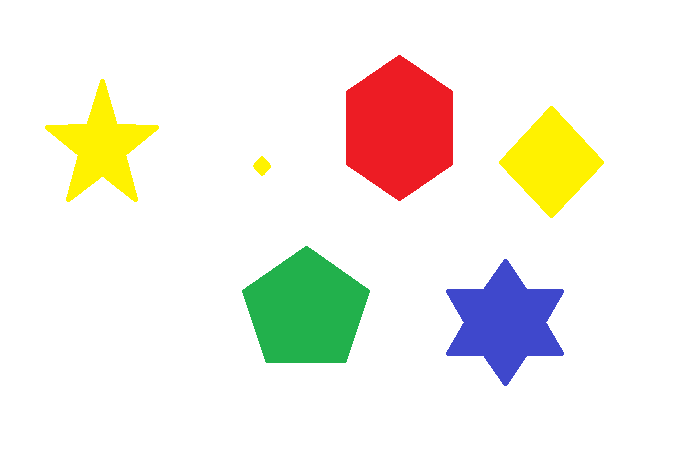
#> input picture Images/Shapes With Color.png, 684 x 462 px
$ python 'HSV Track Bar.py'
#> lines starting #> are read from the running program, lines starting #| are printed output that depends on the picture; after the words box and inside, x2 and y2 are one past the last pixel; in counts of white or black regions, pixels touching at a corner belong together
import cv2
import numpy as np

img = cv2.imread('Images/Shapes With Color.png', 1)
#> img is the input picture: shape (462, 684, 3); mean B, G, R 230.1, 238.7, 242
img_hsv = cv2.cvtColor(img, cv2.COLOR_BGR2HSV)
#> img_hsv: shape (462, 684, 3); mean H, S, V 13.1, 29.3, 250.4
def call_back(x):
    pass
cv2.namedWindow('HSV Track Bar')
cv2.resizeWindow('HSV Track Bar', 400, 225)
cv2.createTrackbar('Hue Min', 'HSV Track Bar', 0, 179, call_back)
#> slider 'Hue Min' is set to 35
cv2.createTrackbar('Hue Max', 'HSV Track Bar', 179, 179, call_back)
cv2.createTrackbar('Satur Min', 'HSV Track Bar', 0, 255, call_back)
#> slider 'Satur Min' is set to 51
cv2.createTrackbar('Satur Max', 'HSV Track Bar', 255, 255, call_back)
cv2.createTrackbar('Value Min', 'HSV Track Bar', 0, 255, call_back)
#> slider 'Value Min' is set to 51
cv2.createTrackbar('Value Max', 'HSV Track Bar', 255, 255, call_back)

"""
Hàm call_back được gọi một cách tự động trong trường hợp sau :
Nó được gọi mỗi khi bạn tác động vào thanh Trackbar.
Cụ thể là :
Khi bạn dùng chuột kéo thanh trượt: Mỗi pixel bạn dịch chuyển, hàm sẽ được gọi liên tục.
Khi bạn click chuột vào một vị trí bất kỳ trên thanh trượt : Hàm sẽ được gọi một lần để
cập nhật giá trị tại vị trí đó.
Ngay khi chương trình vừa chạy (tùy phiên bản) : Đôi khi OpenCV sẽ gọi nó một lần đầu
tiên để khởi tạo giá trị mặc định.
"""

while True:
    h_min = cv2.getTrackbarPos('Hue Min', 'HSV Track Bar')
    h_max = cv2.getTrackbarPos('Hue Max', 'HSV Track Bar')
    s_min = cv2.getTrackbarPos('Satur Min', 'HSV Track Bar')
    s_max = cv2.getTrackbarPos('Satur Max', 'HSV Track Bar')
    v_min = cv2.getTrackbarPos('Value Min', 'HSV Track Bar')
    v_max = cv2.getTrackbarPos('Value Max', 'HSV Track Bar')
    lower_value = np.array([h_min, s_min, v_min])
    upper_value = np.array([h_max, s_max, v_max])
    img_result = cv2.inRange(img_hsv, lower_value, upper_value)
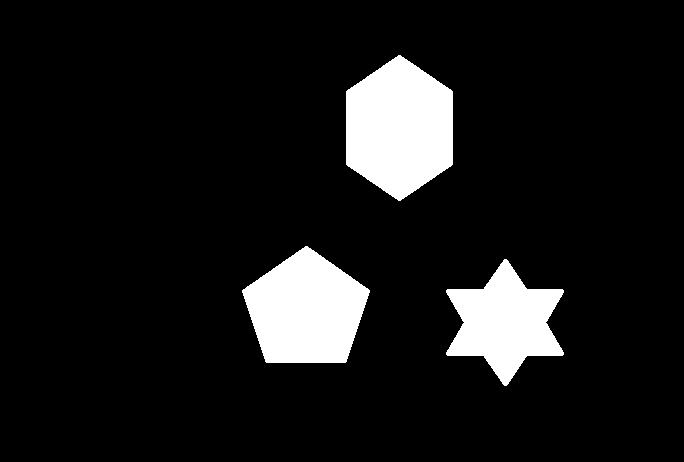
#> img_result: shape (462, 684); 9.7% white; 3 white regions
    contours, hierarchy = cv2.findContours(img_result, cv2.RETR_TREE, cv2.CHAIN_APPROX_SIMPLE)
#> contours = 3 contours; box (x1, y1, x2, y2) and area: (346, 55, 453, 201) 11626, (242, 246, 370, 363) 10297, (446, 259, 564, 386) 8031
    print(f"Số lượng contours : {len(contours)}")
#| Số lượng contours : 3
    img_draw = img.copy() # tạo ra 1 tấm ảnh gốc mới rồi cho vẽ lên đó
    for contour in contours:
        cv2.drawContours(img_draw, contour, -1, (0, 255, 0), 3)
#> this loop made 3 passes
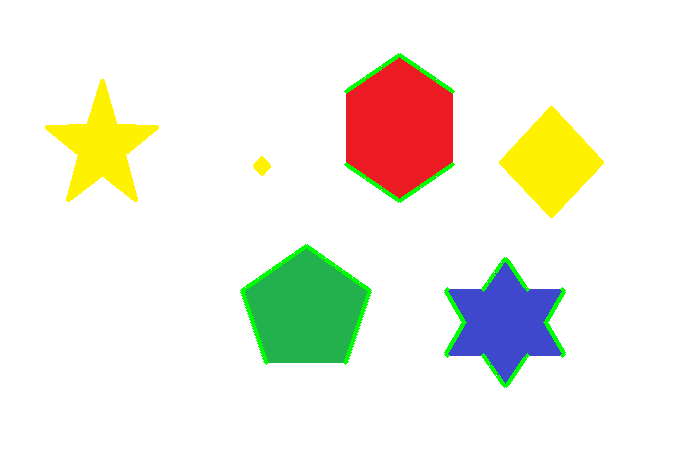
#> img_draw: shape (462, 684, 3); 1.15% of pixels changed, all inside (x1, y1, x2, y2) = (240, 53, 566, 388)
    cv2.imshow('Result', img_result)
    cv2.imshow('Original', img_draw)
    if cv2.waitKey(1) & 0xFF == ord('q'):
#> (key q is pressed here)
        break
cv2.destroyAllWindows()
